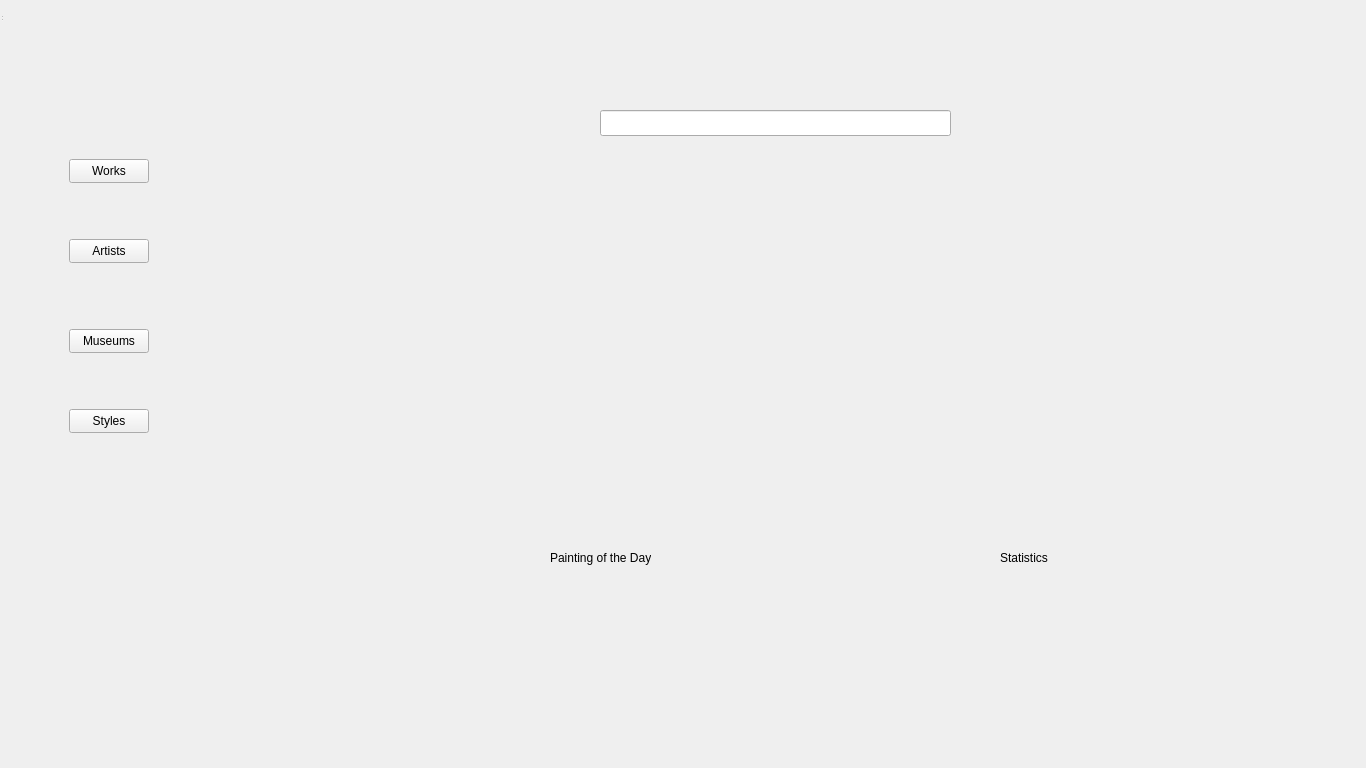
<?xml version="1.0" encoding="UTF-8"?>
<ui version="4.0">
 <class>HomeWindow</class>
 <widget class="QWidget" name="HomeWindow">
  <property name="geometry">
   <rect>
    <x>0</x>
    <y>0</y>
    <width>1366</width>
    <height>768</height>
   </rect>
  </property>
  <property name="windowTitle">
   <string>HomeWindow</string>
  </property>
  <widget class="QWidget" name="centralwidget" native="true">
   <property name="geometry">
    <rect>
     <x>-10</x>
     <y>80</y>
     <width>1461</width>
     <height>798</height>
    </rect>
   </property>
   <widget class="QFrame" name="frame">
    <property name="geometry">
     <rect>
      <x>-11</x>
      <y>-1</y>
      <width>251</width>
      <height>800</height>
     </rect>
    </property>
    <property name="sizePolicy">
     <sizepolicy hsizetype="Preferred" vsizetype="Preferred">
      <horstretch>0</horstretch>
      <verstretch>0</verstretch>
     </sizepolicy>
    </property>
    <property name="frameShape">
     <enum>QFrame::Shape::NoFrame</enum>
    </property>
    <widget class="QPushButton" name="worksButton">
     <property name="geometry">
      <rect>
       <x>90</x>
       <y>80</y>
       <width>80</width>
       <height>24</height>
      </rect>
     </property>
     <property name="text">
      <string>Works</string>
     </property>
    </widget>
    <widget class="QPushButton" name="artistsButton">
     <property name="geometry">
      <rect>
       <x>90</x>
       <y>160</y>
       <width>80</width>
       <height>24</height>
      </rect>
     </property>
     <property name="text">
      <string>Artists</string>
     </property>
    </widget>
    <widget class="QPushButton" name="museumsButton">
     <property name="geometry">
      <rect>
       <x>90</x>
       <y>250</y>
       <width>80</width>
       <height>24</height>
      </rect>
     </property>
     <property name="text">
      <string>Museums</string>
     </property>
    </widget>
    <widget class="QPushButton" name="stylesButton">
     <property name="geometry">
      <rect>
       <x>90</x>
       <y>330</y>
       <width>80</width>
       <height>24</height>
      </rect>
     </property>
     <property name="text">
      <string>Styles</string>
     </property>
    </widget>
   </widget>
   <widget class="QLineEdit" name="lineEdit">
    <property name="geometry">
     <rect>
      <x>610</x>
      <y>30</y>
      <width>351</width>
      <height>26</height>
     </rect>
    </property>
   </widget>
   <widget class="QLabel" name="label">
    <property name="geometry">
     <rect>
      <x>560</x>
      <y>470</y>
      <width>101</width>
      <height>16</height>
     </rect>
    </property>
    <property name="text">
     <string>Painting of the Day</string>
    </property>
   </widget>
   <widget class="QLabel" name="label_2">
    <property name="geometry">
     <rect>
      <x>1010</x>
      <y>470</y>
      <width>71</width>
      <height>16</height>
     </rect>
    </property>
    <property name="text">
     <string>Statistics</string>
    </property>
   </widget>
  </widget>
  <widget class="QStatusBar" name="statusbar">
   <property name="geometry">
    <rect>
     <x>0</x>
     <y>0</y>
     <width>3</width>
     <height>22</height>
    </rect>
   </property>
  </widget>
 </widget>
 <resources/>
 <connections/>
</ui>
